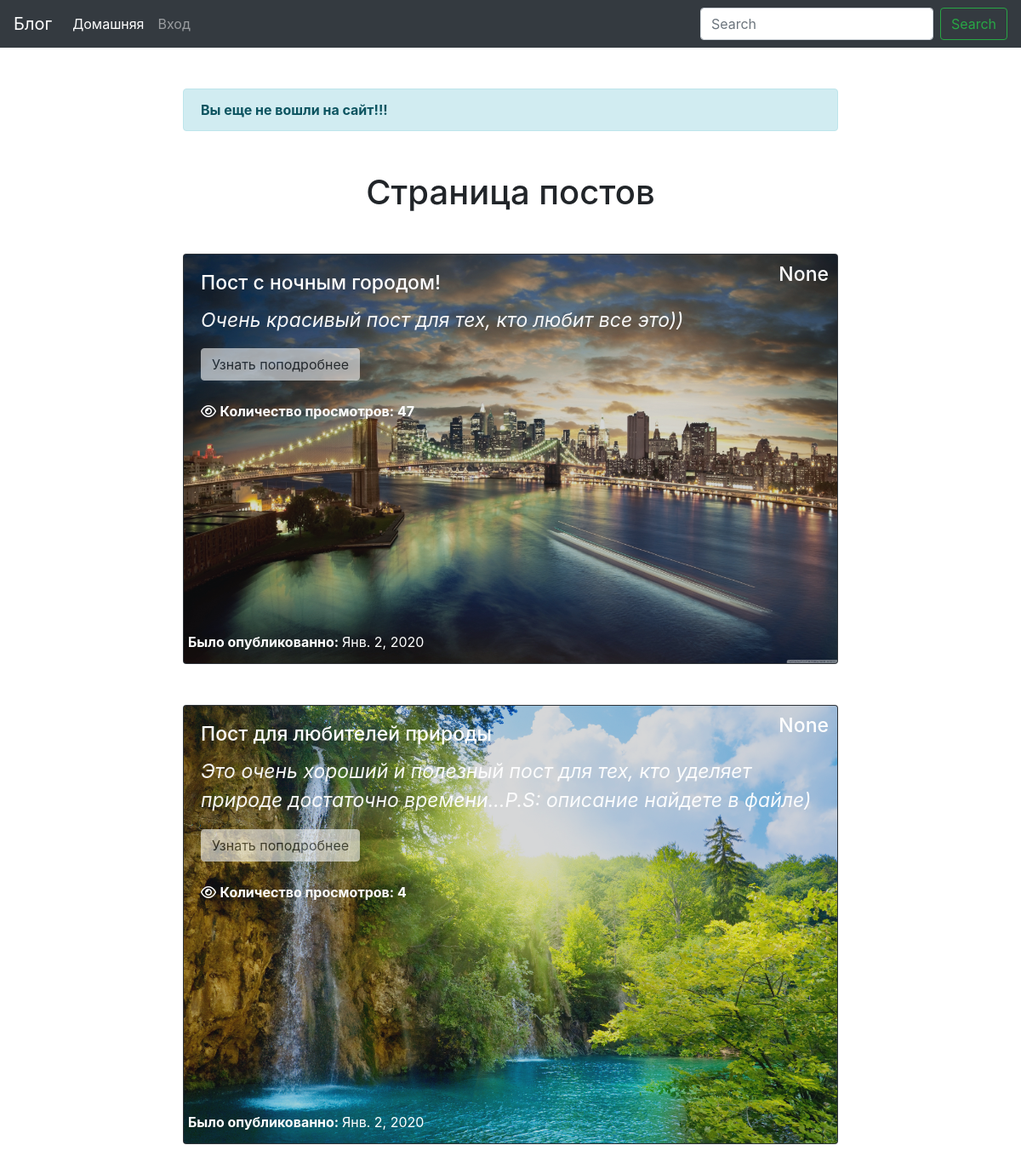
Page /blog/ on the earlier database version.
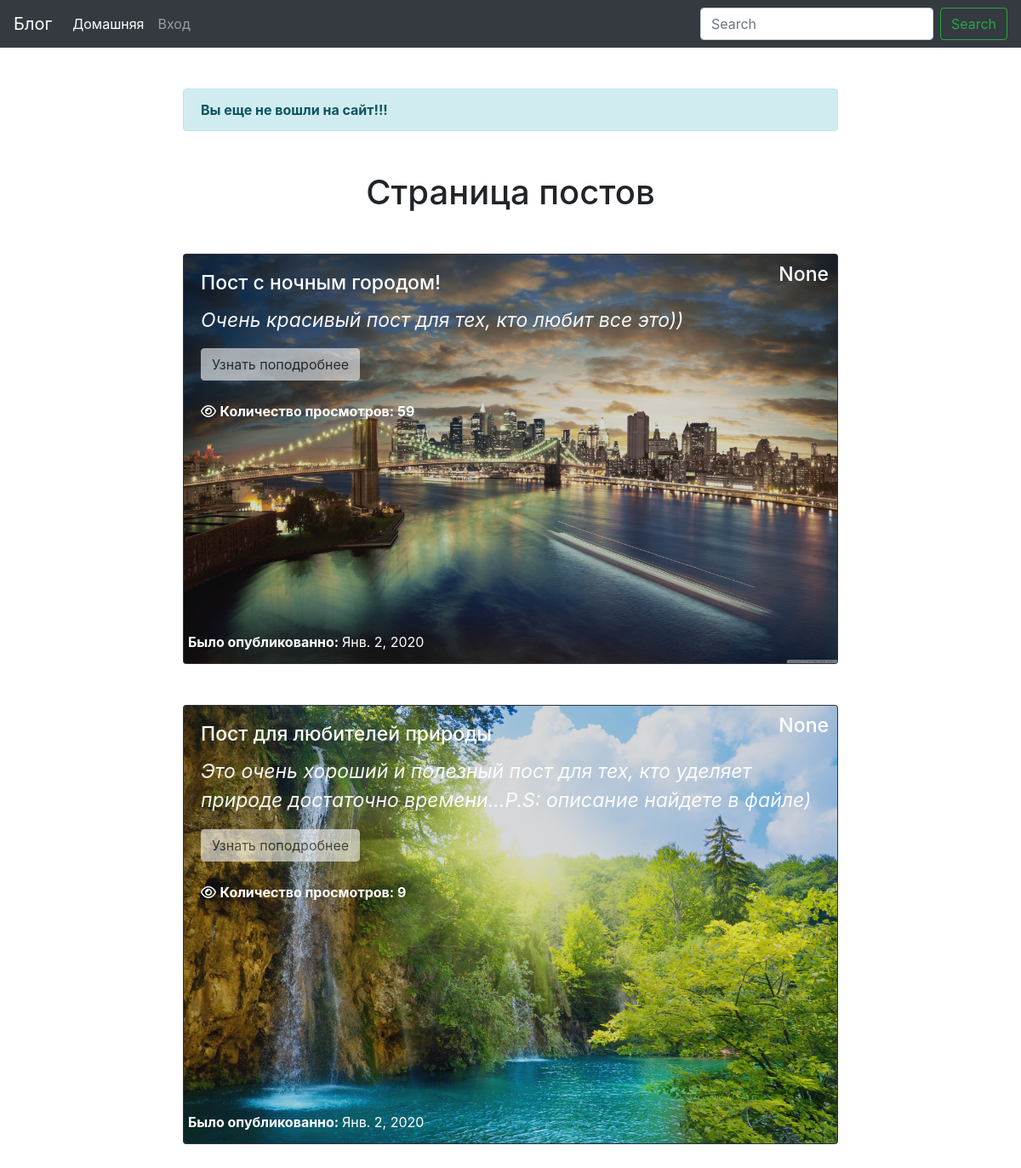
Same page on the later database version.
### blog/models.py (models this page shows, shortened)
class Post(models.Model):
	user = models.ForeignKey(User, blank=True, null=True, on_delete=models.CASCADE)
	title = models.CharField("Название поста", max_length=100, unique=True, db_index=True)
	body = models.TextField("Тело поста", db_index=True, blank=True)
	date_pub = models.DateField(auto_now_add=True, blank=True, null=True)
	picture = models.ImageField(upload_to="pictures/", null=True, blank=True, default='default/default.jpg')
	files = models.FileField(upload_to="files/", default="")
	views = models.IntegerField(default = 0)
	comments = models.ManyToManyField("Comment", blank=True, related_name="posts")
	class Meta:
		ordering = ['-date_pub']

### blog/views.py (the view)
# urls.py: path("", HomePage.as_view(), name="home_page"),
class HomePage(TemplateView):
	template_name = "blog/home.html"
	def get_context_data(self, *args, **kwargs):
		context = super(HomePage, self).get_context_data(*args, **kwargs)
		posts = Post.objects.all()
		context['active'] = "home"
		context['posts'] = posts
		return context

### blog/templates/blog/home.html (shortened to what this page needs)
{% extends "blog/base_app.html" %}
{% block content %}
	<h1 align="center" class="mt-5 mb-5">Страница постов {% if request.user.is_authenticated %}<a type="submit" class="btn btn-dark" href="{% url 'create_page' %}">Создать пост</a>{% endif %}</h1>
	{% if posts %}
		{% for post in posts %}
			<div class="card bg-dark text-white mb-5 block">
				<img style="opacity: 0.8;" src="{{ post.picture.url }}" class="card-img" alt="...">
				<div class="card-img-overlay">
					<h5 class="card-title card-font">{{ post.title }}</h5>
					<h6 class="user card-font"><a style="color: white;" href="#">{{ post.user }}</a></h6>
					<p style="opacity: 0.95;" class="card-text card-font"><em>{{ post.body|truncatewords:50 }}</em></p>
					<a style="opacity: 0.6;" type="submit" class="btn btn-light mt-3" href="{% url 'detail_page' id=post.id %}">Узнать поподробнее</a>
					<p class="card-text date_pub"><strong>Было опубликованно: </strong> {{ post.date_pub }}</p>
					<p class="mt-4"><i class="fa fa-eye" aria-hidden="true"></i> <strong>Количество просмотров: {{ post.views }}</strong></p>
				</div>
			</div>
		{% endfor %}
	{% else %}
		<h5 align="center" style="color: red;">Нет постов</h5>
	{% endif %}
{% endblock %}

### blog/templates/blog/base_app.html
{% extends "base.html" %}

### templates/base.html (shortened to what this page needs)
{% load staticfiles %}
<!DOCTYPE html>
<html lang="en">
<head>
	<link rel="stylesheet" href="https://stackpath.bootstrapcdn.com/bootstrap/4.4.1/css/bootstrap.min.css">
	<link rel="stylesheet" href="{% static 'css/styles.css' %}">
</head>
<body>
	<nav class="navbar navbar-expand-lg navbar-dark bg-dark">
		<a class="navbar-brand" href="#">Блог</a>
		<div class="collapse navbar-collapse" id="navbarSupportedContent">
			<ul class="navbar-nav mr-auto">
				<li class="nav-item {% if active == 'home' %} active {% endif %}">
					<a class="nav-link" href="{% url 'home_page' %}">Домашняя <span class="sr-only">(current)</span></a>
				</li>
				<li class="nav-item {% if active == 'login' %} active {% endif %}">
					{% if request.user.is_anonymous %}
						<a class="nav-link" href="{% url 'login_page' %}">Вход <span class="sr-only">(current)</span></a>
					{% else %}
						<a class="nav-link" href="{% url 'logout' %}">Выход <span class="sr-only">(current)</span></a>
					{% endif %}
				</li>
			</ul>
			<form class="form-inline my-2 my-lg-0">
				<input class="form-control mr-sm-2" type="search" placeholder="Search" aria-label="Search">
				<button class="btn btn-outline-success my-2 my-sm-0" type="submit">Search</button>
			</form>
		</div>
	</nav>
	{% if request.user.is_anonymous %}
		<div class="container col-8 mt-5">
			<div class="alert alert-info" role="alert">
			  <strong>Вы еще не вошли на сайт!!!</strong>
			</div>
		</div>
	{% endif %}
	<div class="container col-8">
		{% block content %}
		{% endblock %}
	</div>
</body>
</html>

### static/css/styles.css (style rules this page uses)
* { box-sizing: border-box; }
p { margin: 0; padding: 0; }
.date_pub { position: absolute; bottom: 5px; left: 5px; width: 100%; line-height: 40px; }
.card-font { font-size: 23px; }
.block { transition: 0.3s; }
.user { position: absolute; top: 10px; right: 10px; }

Differences in the rows shown:
changed Post "Пост с ночным городом!": views "47" → "59"
changed Post "Пост для любителей природы": views "4" → "9"
